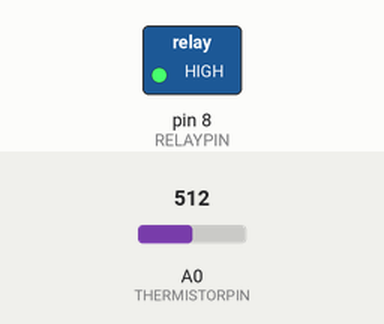
A sketch run on a simulated Arduino Uno, built with avr-gcc and run on an emulated ATmega328P. Shown: switched loads named in the sketch (green lamp = pin HIGH). The test bench sets the inputs (shaded band); at power-on: A0 (THERMISTORPIN) = 512. What the sketch prints to the serial monitor is not drawn.

Above: at 0.1 s.
Timing chart, 0 to 1.6 s (numbered marks = the images above):
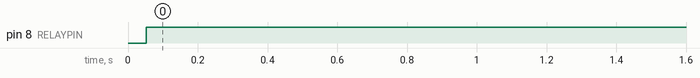

Measured:
- by itself, pin 8 (RELAYPIN): LOW → HIGH at 0.05 s

The sketch:

chicken-brooder-lamp.ino
```cpp
// which analog pin is the thermistor connected to?
#define THERMISTORPIN A0
// resistance of the thermistor at 25 C
#define THERMISTORNOMINAL 30000
// temp. for nominal resistance (almost always 25 C)
#define TEMPERATURENOMINAL 25
// The beta coefficient of the thermistor (usually 3000-4000)
#define BCOEFFICIENT 3754
// the resistance value of the fixed value resistor
#define RESISTORVALUE 10000
// how many samples to take and average out. More takes longer but is 'smoother'
#define NUMSAMPLES 5

// which digital pin is the relay connected to?
#define RELAYPIN 8
// what is the maximum temperature we want the brooder lamp to be? (in C)
#define MAX_TEMPERATURE 36.5
// what is the minimum temperature we want the brooder lamp to be? (in C)
#define MIN_TEMPERATURE 33.5

int samples[NUMSAMPLES];

void setup() {
	Serial.begin(9600);
	analogReference(EXTERNAL);
	pinMode(RELAYPIN, OUTPUT);
}

void loop() {
	uint8_t i;
	float reading;
	float resistance;
	float temperature;

	for (i = 0; i < NUMSAMPLES; i++) {
		samples[i] = analogRead(THERMISTORPIN);
		delay(10);
	}

	// average all the samples out
	reading = 0;
	for (i = 0; i < NUMSAMPLES; i++) {
		reading += samples[i];
	}
	reading /= NUMSAMPLES;

	// convert from a voltage to a resistance
	resistance = (1023 / reading) - 1;    // (1023 / ADC) - 1
	resistance = RESISTORVALUE / resistance; // 100K / (1023 / ADC) - 1

	// convert resistance to temperature using the Steinhart-Hart equation
	//
	// (simplified B parameter equation)
	temperature = resistance / THERMISTORNOMINAL;       // (R/Ro)
	temperature = log(temperature);                     // ln(R/Ro)
	temperature /= BCOEFFICIENT;                        // 1/B * ln(R/Ro)
	temperature += 1.0 / (TEMPERATURENOMINAL + 273.15); // + (1/To)
	temperature = 1.0 / temperature;                    // Invert
	temperature -= 273.15;                              // convert absolute temp to C

	Serial.print("Temperature: ");
	Serial.print(temperature);
	Serial.println(" C");

	// shut off if the brooder lamp goes over the max temperature
	if (temperature > MAX_TEMPERATURE) {
		digitalWrite(RELAYPIN, HIGH);
	}

	// turn it back on if the lamp drops below the min temperature
	if (temperature < MIN_TEMPERATURE) {
		digitalWrite(RELAYPIN, LOW);
	}

	delay(10000);
}
```
